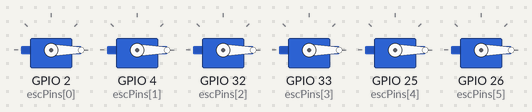
Bench run of a sketch on a simulated ESP32. On the bench: 6 × servo. WiFi joins after 1.5 s; servers stay silent unless stated; what the sketch prints to the serial monitor is not drawn.

Above: at 1.6 s.
At 6.68 s:
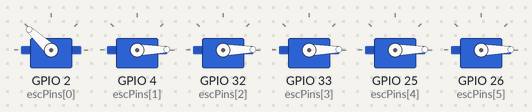
At 7.28 s:
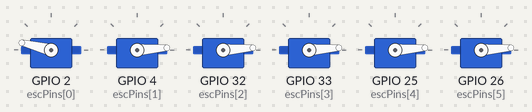
At 10.34 s:
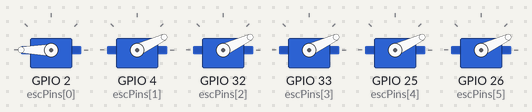
At 13.46 s:
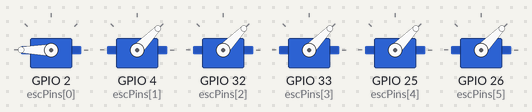
At 19.9 s:
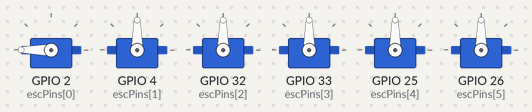
Timing chart, 0 to 26.4 s (numbered marks = the images above):
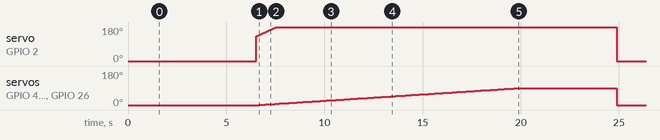

The sketch:

08_BLDC_6Motor_DualRate_Ramp_OTA.ino
```cpp
#include <WiFi.h>
#include <ArduinoOTA.h>
#include <ESP32Servo.h>

/* ================= WIFI / OTA ================= */
#define WIFI_SSID     "00000000"
#define WIFI_PASSWORD "00000000"

#define OTA_HOSTNAME  "ESP32-UNIVERSAL"
#define OTA_PASSWORD  "esp32"

/* ================= BLDC / ESC ================= */
Servo esc[6];
int escPins[6] = {2, 4, 32, 33, 25, 26};

/* ================= THROTTLE VALUES ================= */
int m1Throttle = 1000;       // M1 start
int mOtherThrottle = 1000;   // M2-M6 start

const int M1_MAX    = 2000;
const int OTHER_MAX = 1500;

/* ================= RAMP CONTROL ================= */
unsigned long lastStepTimeM1     = 0;
unsigned long lastStepTimeOther  = 0;

const unsigned long M1_RAMP_INTERVAL    = 30;   // fast ramp
const unsigned long OTHER_RAMP_INTERVAL = 80;   // slow ramp

const int M1_RAMP_STEP    = 8;
const int OTHER_RAMP_STEP = 3;

/* ================= TIMING ================= */
unsigned long stateStartTime = 0;

/* ================= STATE MACHINE ================= */
enum ESC_STATE {
  ARM_ALL,
  RAMP_ALL,
  RUN_ALL,
  STOP_ALL,
  DONE
};

ESC_STATE escState = ARM_ALL;

/* ================= SETUP ================= */
void setup() {
  Serial.begin(115200);

  /* ----- WiFi ----- */
  WiFi.mode(WIFI_STA);
  WiFi.begin(WIFI_SSID, WIFI_PASSWORD);
  while (WiFi.status() != WL_CONNECTED) {
    delay(300);
    Serial.print(".");
  }
  Serial.println("\nWiFi connected");

  /* ----- OTA ----- */
  ArduinoOTA.setHostname(OTA_HOSTNAME);
  ArduinoOTA.setPassword(OTA_PASSWORD);
  ArduinoOTA.begin();
  Serial.println("OTA Ready");

  /* ----- ESC INIT ----- */
  for (int i = 0; i < 6; i++) {
    esc[i].setPeriodHertz(50);
    esc[i].attach(escPins[i], 1000, 2000);
    esc[i].writeMicroseconds(1000);
  }

  stateStartTime = millis();
}

/* ================= LOOP ================= */
void loop() {
  ArduinoOTA.handle();
  escTask();
}

/* ================= ESC TASK ================= */
void escTask() {
  unsigned long now = millis();

  switch (escState) {

    /* ---------- ARM ---------- */
    case ARM_ALL:
      if (now - stateStartTime > 5000) {   // 5 sec arming
        m1Throttle = 1730;                 // initial M1 jump
        mOtherThrottle = 1000;

        lastStepTimeM1 = now;
        lastStepTimeOther = now;

        escState = RAMP_ALL;
        Serial.println("Dual-rate ramp started");
      }
      break;

    /* ---------- RAMP (independent rates) ---------- */
    // NOTE: your message was cut off here; everything from this point on
    // is completed to match the pattern of the previous sketch.
    case RAMP_ALL:
      /* --- M1: fast ramp --- */
      if (now - lastStepTimeM1 >= M1_RAMP_INTERVAL) {
        lastStepTimeM1 = now;
        esc[0].writeMicroseconds(m1Throttle);
        if (m1Throttle < M1_MAX) {
          m1Throttle += M1_RAMP_STEP;
          if (m1Throttle > M1_MAX) m1Throttle = M1_MAX;
        }
      }

      /* --- M2 to M6: slow ramp --- */
      if (now - lastStepTimeOther >= OTHER_RAMP_INTERVAL) {
        lastStepTimeOther = now;
        for (int i = 1; i < 6; i++) {
          esc[i].writeMicroseconds(mOtherThrottle);
        }
        if (mOtherThrottle < OTHER_MAX) {
          mOtherThrottle += OTHER_RAMP_STEP;
          if (mOtherThrottle > OTHER_MAX) mOtherThrottle = OTHER_MAX;
        }
      }

      /* --- Finish condition --- */
      if (m1Throttle >= M1_MAX && mOtherThrottle >= OTHER_MAX) {
        escState = RUN_ALL;
        stateStartTime = now;
        Serial.println("All motors reached target speed");
      }
      break;

    case RUN_ALL:
      if (now - stateStartTime > 5000) {   // run for 5 sec
        escState = STOP_ALL;
        Serial.println("Stopping motors");
      }
      break;

    case STOP_ALL:
      for (int i = 0; i < 6; i++) {
        esc[i].writeMicroseconds(1000);
      }
      escState = DONE;
      Serial.println("Motors stopped");
      break;

    case DONE:
      // OTA still active
      break;
  }
}
```

Measured:
- by itself, servo on GPIO 2 (escPins[0]): rises from 0° to 180° in 1.0 s, then falls to 0° in 17.3 s
- by itself, servo on GPIO 4 (escPins[1]), servo on GPIO 32 (escPins[2]), servo on GPIO 33 (escPins[3]), servo on GPIO 25 (escPins[4]), servo on GPIO 26 (escPins[5]): rises from 0° to 90° in 13.2 s, then falls to 0° in 5.0 s
